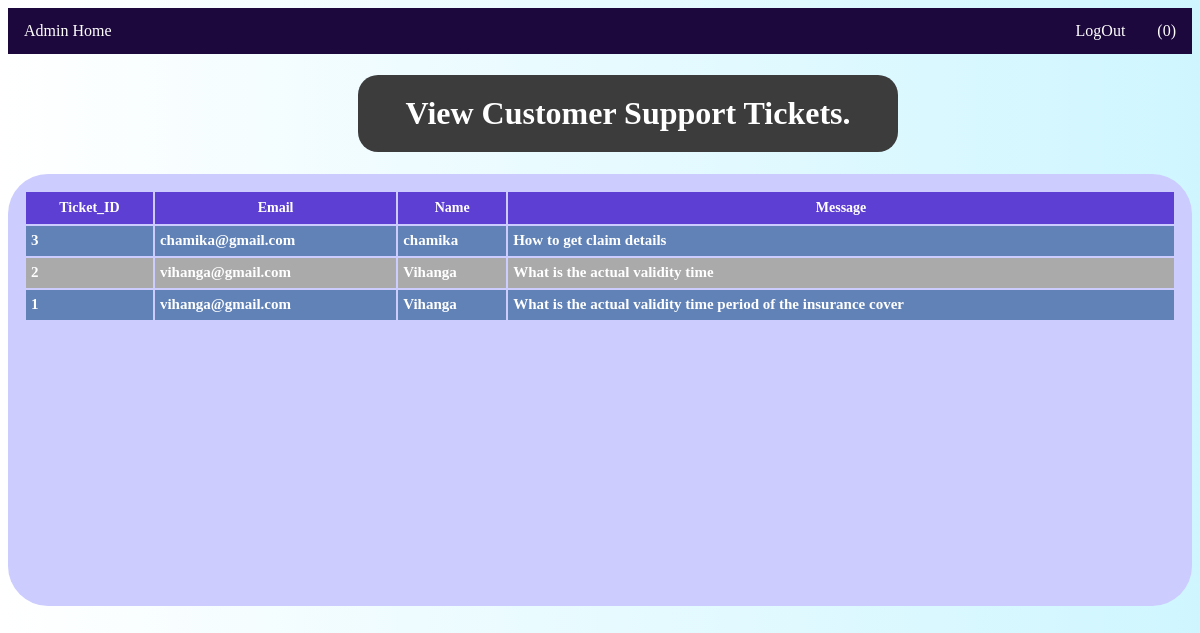
/admin_ticket.php, run on the app's committed database.
### tables this page shows
CREATE TABLE `support_ticket` (
  `Ticket_ID` int(12) NOT NULL,
  `Email` varchar(50) DEFAULT NULL CHECK (`Email` like '%_@_%._%'),
  `Name` varchar(50) DEFAULT NULL,
  `Message` varchar(500) DEFAULT NULL
);

### admin_ticket.php (the view, shortened to what this page needs)
<!DOCTYPE html>
<html>
<head>
	<link rel="stylesheet" type="text/css" href="styles/admin.css">
	<link rel="stylesheet" type="text/css" href="styles/ss.css">
</head>
<body>
	<ul class="navi">
		<li class="navi2"><a class="naviA" href="admin_home.php"> Admin Home</a></li>
		<li class="navi1"><a class="naviA" href="main.html">(0)</a></li>
		<li class="navi1"><a class="naviA" href="Home.php">LogOut</a></li>
	</ul>
	<h1 class="admin_topic"> View Customer Support Tickets. </h1>
	<div class="tabular--wrapper" style="height: 400px;">
	  <div class ="table--container">
		  <div style="height:300px;overflow:auto">
			  <table style="width:100%;">
				<thead>
				  <tr>
					  <th>Ticket_ID </th>
					  <th>Email</th>
					  <th>Name</th>
					  <th>Message</th>
				  </tr>
				</thead>
				<tbody>
				<?php
					include 'connect.php';
					$sqlClaim = "SELECT support_ticket.Ticket_ID, support_ticket.Email, support_ticket.Name, support_ticket.Message FROM support_ticket ORDER BY support_ticket.Ticket_ID DESC ";
					$resultClaim = $conn->query($sqlClaim);
					if ($resultClaim->num_rows > 0) {
					    while($rowClaim = $resultClaim->fetch_assoc()) {
					    		$Ticket_ID = $rowClaim["Ticket_ID"];
					    		$Email = $rowClaim["Email"];
					        	$Name = $rowClaim["Name"];
					        	$Message = $rowClaim["Message"];
							  echo '<tr>'.
									  '<td>'.$Ticket_ID.'</td>'.
									  '<td>'.$Email.'</td>'.
									  '<td>'.$Name.'</td>'.
									  '<td>'.$Message.'</td>'.
							  	'</tr>';
					  	}
					}
				?>
				  </tbody>
			  </table>
		  </div>
		</div>
	</div>
</body>
</html>

### styles/admin.css (style rules this page uses)
.tabular--wrapper { background:#CCCCFF; margin-top:1rem; border-radius:40px; padding:1rem; }
.table--container thead { background:#F2D2BD; color:#fff; }
.table--container th { color:#FFFFFF; font-size:14px; background:#5D3FD3; padding:8px; text-align:center; }
.table--container tbody { background:#6082B6; }
.table--container td { color:#FFFFFF; padding:5px; font-size:15px; font-weight:bold; height: 20px; }
.table--container tr:nth-child(even) { background:#aaa; }
.table--container tr { transition:all .2s ease-in; cursor:pointer; }
.admin_topic { background: #3C3C3D; text-align: center; padding: 20px; width: 500px; margin-left: 350px; border-radius: 20px; color: white; font-weight: bold; }

### styles/ss.css (style rules this page uses)
body { background: linear-gradient(90deg, #FFFFFF , #CFF6FF); }
.navi { list-style-type: none; margin: 0; padding: 0; background-color: #1D083D; width: 100%; }
li.navi1 { float: right; }
.navi .navi2 { display: inline-block; position: relative; }
.navi .navi2 a.naviA { display: block; color: white; }
li a.naviA { display: block; color: white; text-align: center; padding: 14px 16px; text-decoration: none; }

### data on the page
support_ticket: Ticket_ID "3", Email "chamika@gmail.com", Name "chamika", Message "How to get claim details"
support_ticket: Ticket_ID "2", Email "vihanga@gmail.com", Name "Vihanga", Message "What is the actual validity time"
support_ticket: Ticket_ID "1", Email "vihanga@gmail.com", Name "Vihanga", Message "What is the actual validity time period of the insurance cover"
